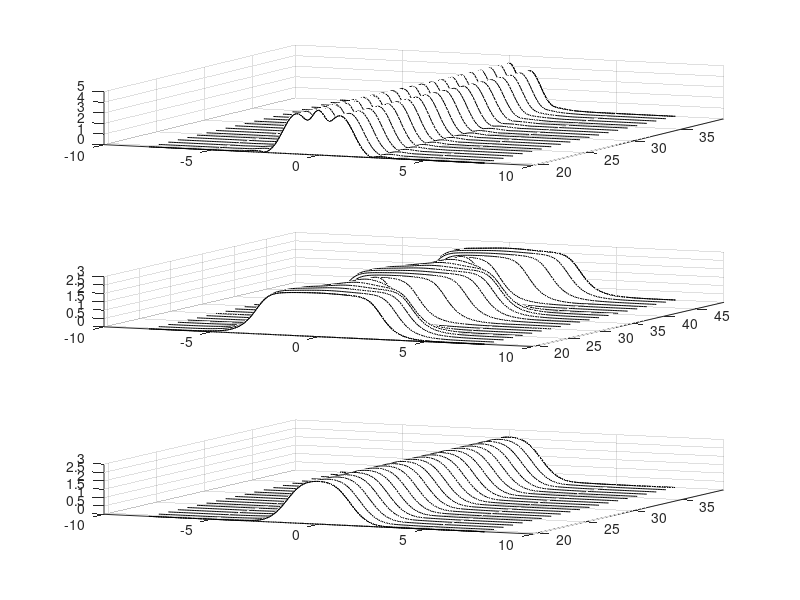

MATLAB code for this plot:
clear all;close all; clc;

load A1.mat
load A3.mat
load A5.mat

figure(1)
% subplot(3,1,1)
% waterfall(abs(A1))
% subplot(3,1,2)
% waterfall(abs(A3))
% subplot(3,1,3)
% waterfall(abs(A5))

L=80; n=1024;
t2=linspace(-L/2,L/2,n+1); t=t2(1:n);
p=512-100:512+100;
tp=t(p);
z=linspace(0,80,161);
%%
figure(1)
subplot(3,1,1),% waterfall(t,zt2,abs(usol(1:2:41,:))); shading interp, map=[0 0 0]; colormap(map)
waterfall(t(p),z(40:2:80), abs(A1(40:2:80,p)));
shading interp, map=[0 0 0]; colormap(map)
xlim([-10 10])
ylim([z(40) z(80)])
% surfl(t(p),z,abs(usol(:,p))), shading interp, colormap(gray)
set(gcf,'Position',[100 100 300 300]);
view(24,44)
%%
subplot(3,1,2)
waterfall(t(p),z(40:3:100), abs(A3(40:3:100,p)));
shading interp, map=[0 0 0]; colormap(map)
xlim([-10 10])
ylim([z(40) z(100)])
% surfl(t(p),z,abs(usol(:,p))), shading interp, colormap(gray)
set(gcf,'Position',[100 100 300 300]);
view(24,44)
%%
subplot(3,1,3)
waterfall(t(p),z(40:2:80), abs(A5(40:2:80,p)));
shading interp, map=[0 0 0]; colormap(map)
xlim([-10 10])
ylim([z(40) z(80)])
% surfl(t(p),z,abs(usol(:,p))), shading interp, colormap(gray)
set(gcf,'Position',[100 100 300 300]);
view(24,44)







